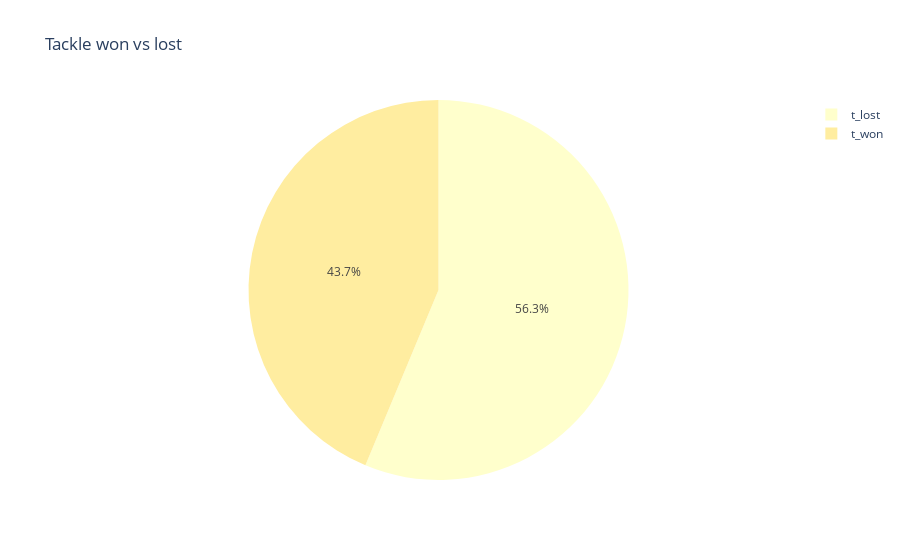

Notebook code cell kept with this figure:
### Code cell
gl_sum = pd.DataFrame(dfn.sum(numeric_only=True),).T[['t_won', 't_lost']]
gl_sum = gl_sum.T
fig = px.pie(gl_sum, values=0, names=gl_sum.index, title='Tackle won vs lost',
             color_discrete_sequence=px.colors.sequential.YlOrRd)
fig.show()

### Figure 1 — Plotly figure (JSON) as saved in the notebook; plotly's stock layout.template omitted (floating-point values rounded to 4 significant figures)
{"data": [{"domain": {"x": [0, 1], "y": [0, 1]}, "hovertemplate": "index=%{label}<br>0=%{value}<extra></extra>", "labels": ["t_won", "t_lost"], "legendgroup": "", "name": "", "showlegend": true, "type": "pie", "values": [1297, 1670]}], "layout": {"legend": {"tracegroupgap": 0}, "piecolorway": ["rgb(255,255,204)", "rgb(255,237,160)", "rgb(254,217,118)", "rgb(254,178,76)", "rgb(253,141,60)", "rgb(252,78,42)", "rgb(227,26,28)", "rgb(189,0,38)", "rgb(128,0,38)"], "title": {"text": "Tackle won vs lost"}}}
